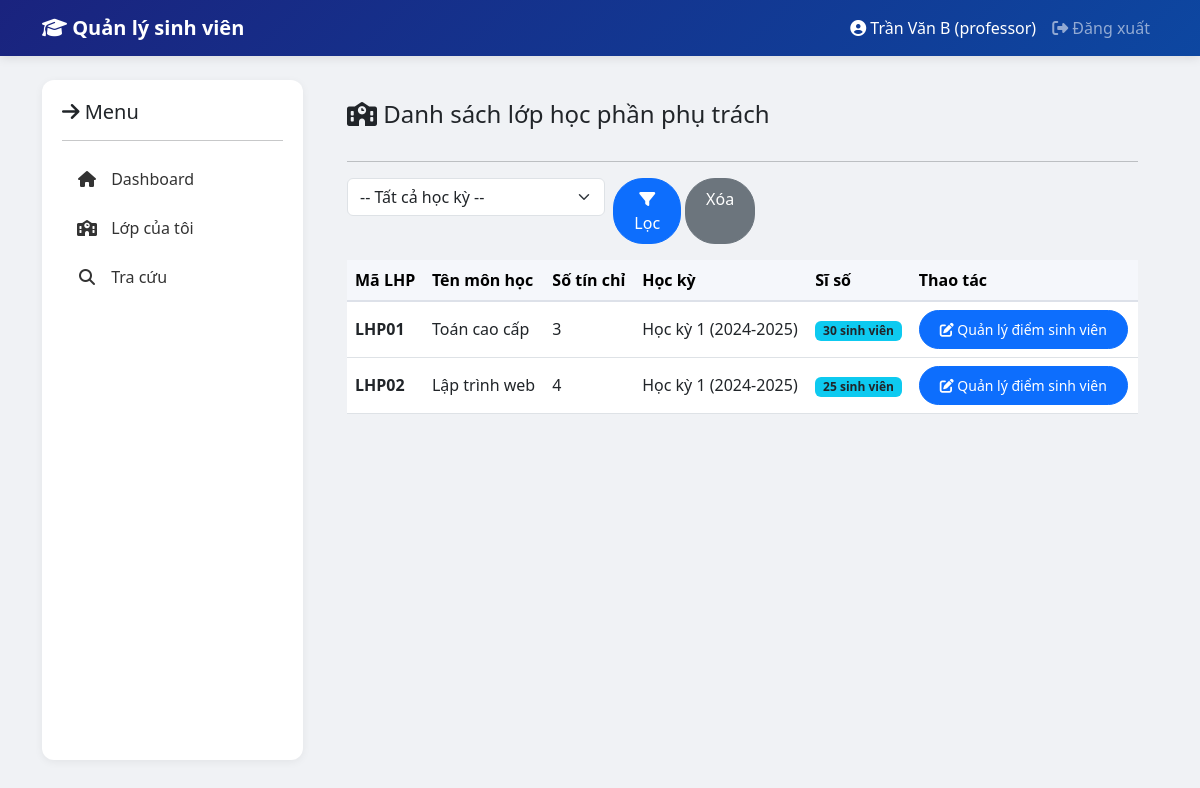
Page /professor/classes (signed in) on the committed database.
### tables this page shows
CREATE TABLE LopHocPhan (
    MaLHP VARCHAR(20) PRIMARY KEY,
    MaMH VARCHAR(20),
    MaGV VARCHAR(20),
    MaHK VARCHAR(20),
    SiSo INT DEFAULT 0,
    FOREIGN KEY (MaMH) REFERENCES MonHoc(MaMH),
    FOREIGN KEY (MaGV) REFERENCES GiangVien(MaGV),
    FOREIGN KEY (MaHK) REFERENCES HocKy(MaHK)
);

CREATE TABLE MonHoc (
    MaMH VARCHAR(20) PRIMARY KEY,
    TenMH VARCHAR(100) NOT NULL,
    SoTinChi INT NOT NULL
);

CREATE TABLE HocKy (
    MaHK VARCHAR(20) PRIMARY KEY,
    TenHK VARCHAR(100) NOT NULL,
    NamHoc VARCHAR(20) NOT NULL
);

### controllers/ProfessorController.php (called while the page is built, shortened)
<?php
require_once __DIR__ . '/../models/LopHocPhan.php';
require_once __DIR__ . '/../models/MonHoc.php';
require_once __DIR__ . '/../models/Hocky.php';
class ProfessorController {
    private $lopHocPhanModel;
    private $monHocModel;
    private $hocKyModel;
    public function __construct($pdo) {
        $this->lopHocPhanModel = new LopHocPhan($pdo);
        $this->monHocModel = new MonHoc($pdo);
        $this->hocKyModel = new HocKy($pdo);
    }
    public function getClasses() {
        $maGV = $_SESSION['user']['maGV'];
        $maHK = $_GET['MaHK'] ?? null;
        $lopHocPhanList = $this->lopHocPhanModel->getByProfessorAndSemester($maGV, $maHK ?: null);
        $hocKyList = $this->hocKyModel->getAll();
        $populatedList = [];
        foreach ($lopHocPhanList as $lhp) {
            $monHoc = $this->monHocModel->getById($lhp['MaMH']);
            $hocKy  = $this->hocKyModel->getById($lhp['MaHK']);
            $populatedList[] = array_merge($lhp, [
                'monHoc' => $monHoc,
                'hocKy'  => $hocKy
            ]);
        }
        render('professor/classes', [
            'user'           => $_SESSION['user'],
            'lopHocPhanList' => $populatedList,
            'hocKyList'      => $hocKyList,
            'filterMaHK'     => $maHK ?? ''
        ]);
    }
}
?>

### public/index.php (called while the page is built, shortened)
<?php
require_once __DIR__ . '/../config/database.php';
require_once __DIR__ . '/../routes/index.php';
?>

### models/LopHocPhan.php (called while the page is built, shortened)
<?php
class LopHocPhan {
    private $db;
    public function __construct($pdo) {
        $this->db = $pdo;
    }
    public function getByProfessorAndSemester($maGV, $maHK = null) {
        $sql = "SELECT lhp.*, mh.TenMH, hk.TenHK FROM LopHocPhan lhp
                LEFT JOIN MonHoc mh ON lhp.MaMH = mh.MaMH
                LEFT JOIN HocKy hk ON lhp.MaHK = hk.MaHK
                WHERE lhp.MaGV = ?";
        $params = [$maGV];
        $sql .= " ORDER BY lhp.MaLHP";
        $stmt = $this->db->prepare($sql);
        $stmt->execute($params);
        return $stmt->fetchAll();
    }
}
?>

### models/MonHoc.php (called while the page is built, shortened)
<?php
class MonHoc {
    private $db;
    public function __construct($pdo) {
        $this->db = $pdo;
    }
    public function getById($maMH) {
        $stmt = $this->db->prepare("SELECT * FROM MonHoc WHERE MaMH = ?");
        $stmt->execute([$maMH]);
        return $stmt->fetch();
    }
}
?>

### models/Hocky.php (called while the page is built, shortened)
<?php
class HocKy {
    private $db;
    public function __construct($pdo) {
        $this->db = $pdo;
    }
    public function getById($maHK) {
        $stmt = $this->db->prepare("SELECT * FROM HocKy WHERE MaHK = ?");
        $stmt->execute([$maHK]);
        return $stmt->fetch();
    }
}
?>

### views/professor/classes.php (the view, shortened to what this page needs)
<div class="d-flex justify-content-between align-items-center mb-4">
    <h4><i class="fas fa-school"></i> Danh sách lớp học phần phụ trách</h4>
</div>
<hr>
<form method="GET" action="<?= url('/professor/classes') ?>" class="row g-2 mb-3">
    <div class="col-md-4">
        <select class="form-select" name="MaHK">
            <option value="">-- Tất cả học kỳ --</option>
        </select>
    </div>
    <div class="col-md-2 d-flex gap-1">
        <button type="submit" class="btn btn-primary"><i class="fas fa-filter"></i> Lọc</button>
        <a href="<?= url('/professor/classes') ?>" class="btn btn-secondary">Xóa</a>
    </div>
</form>
<div class="table-responsive">
    <table class="table table-hover align-middle">
        <thead class="table-light">
            <tr>
                <th>Mã LHP</th>
                <th>Tên môn học</th>
                <th>Số tín chỉ</th>
                <th>Học kỳ</th>
                <th>Sĩ số</th>
                <th>Thao tác</th>
            </tr>
        </thead>
        <tbody>
            <?php foreach ($lopHocPhanList as $lhp): ?>
            <tr>
                <td><strong><?= htmlspecialchars($lhp['MaLHP']) ?></strong></td>
                <td><?= htmlspecialchars($lhp['monHoc']['TenMH'] ?? 'N/A') ?></td>
                <td><?= htmlspecialchars($lhp['monHoc']['SoTinChi'] ?? 0) ?></td>
                <td><?= htmlspecialchars($lhp['hocKy']['TenHK'] ?? '') ?> (<?= htmlspecialchars($lhp['hocKy']['NamHoc'] ?? '') ?>)</td>
                <td><span class="badge bg-info text-dark"><?= htmlspecialchars($lhp['SiSo'] ?? 0) ?> sinh viên</span></td>
                <td>
                    <a href="<?= url('/professor/students/' . $lhp['MaLHP']) ?>" class="btn btn-primary btn-sm">
                        <i class="fas fa-edit"></i> Quản lý điểm sinh viên
                    </a>
                </td>
            </tr>
            <?php endforeach; ?>
        </tbody>
    </table>
</div>

### public/css/style.css (style rules this page uses)
body { background: #f0f2f5; min-height: 100vh; }
.btn { border-radius: 30px; padding: 8px 20px; }
.table th { background: #f5f7fb; border-bottom: 2px solid #dde1e9; }

### rows in the picture
lophocphan: MaLHP "LHP01", MaMH.TenMH "Toán cao cấp", MaMH.SoTinChi "3", MaHK.TenHK "Học kỳ 1", MaHK.NamHoc "2024-2025", SiSo "30"
lophocphan: MaLHP "LHP02", MaMH.TenMH "Lập trình web", MaMH.SoTinChi "4", MaHK.TenHK "Học kỳ 1", MaHK.NamHoc "2024-2025", SiSo "25"

### other values in the picture
$_SESSION['user']['hoTen'] "Trần Văn B"
$_SESSION['user']['role'] "professor"
